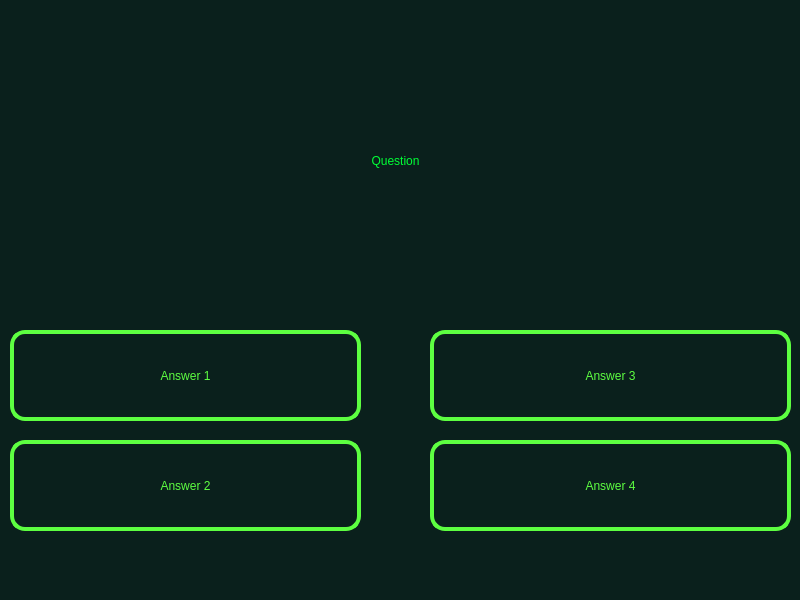
<?xml version="1.0" encoding="UTF-8"?>
<ui version="4.0">
 <class>MainWindow</class>
 <widget class="QMainWindow" name="MainWindow">
  <property name="geometry">
   <rect>
    <x>0</x>
    <y>0</y>
    <width>800</width>
    <height>600</height>
   </rect>
  </property>
  <property name="windowTitle">
   <string>MainWindow</string>
  </property>
  <property name="styleSheet">
   <string notr="true">background-color: rgb(10, 32, 28);</string>
  </property>
  <widget class="QWidget" name="centralwidget">
   <widget class="QLabel" name="question">
    <property name="geometry">
     <rect>
      <x>10</x>
      <y>120</y>
      <width>771</width>
      <height>81</height>
     </rect>
    </property>
    <property name="styleSheet">
     <string notr="true">font: 50pt &quot;BoyzRGross&quot;;
color: rgb(0, 255, 53);</string>
    </property>
    <property name="text">
     <string>Question</string>
    </property>
    <property name="alignment">
     <set>Qt::AlignCenter</set>
    </property>
   </widget>
   <widget class="QPushButton" name="answer1">
    <property name="geometry">
     <rect>
      <x>10</x>
      <y>330</y>
      <width>351</width>
      <height>91</height>
     </rect>
    </property>
    <property name="styleSheet">
     <string notr="true">background-color: rgba(255, 255, 255, 0);
color: rgb(93, 255, 65);
font: 24pt &quot;.AppleSystemUIFont&quot;;
border-radius: 15%;
border: 4px solid rgb(93, 255, 65);</string>
    </property>
    <property name="text">
     <string>Answer 1</string>
    </property>
   </widget>
   <widget class="QPushButton" name="answer2">
    <property name="geometry">
     <rect>
      <x>10</x>
      <y>440</y>
      <width>351</width>
      <height>91</height>
     </rect>
    </property>
    <property name="styleSheet">
     <string notr="true">background-color: rgba(255, 255, 255, 0);
color: rgb(93, 255, 65);
font: 24pt &quot;.AppleSystemUIFont&quot;;
border-radius: 15%;
border: 4px solid rgb(93, 255, 65);</string>
    </property>
    <property name="text">
     <string>Answer 2</string>
    </property>
   </widget>
   <widget class="QPushButton" name="answer4">
    <property name="geometry">
     <rect>
      <x>430</x>
      <y>440</y>
      <width>361</width>
      <height>91</height>
     </rect>
    </property>
    <property name="styleSheet">
     <string notr="true">background-color: rgba(255, 255, 255, 0);
color: rgb(93, 255, 65);
font: 24pt &quot;.AppleSystemUIFont&quot;;
border-radius: 15%;
border: 4px solid rgb(93, 255, 65);</string>
    </property>
    <property name="text">
     <string>Answer 4</string>
    </property>
   </widget>
   <widget class="QPushButton" name="answer3">
    <property name="geometry">
     <rect>
      <x>430</x>
      <y>330</y>
      <width>361</width>
      <height>91</height>
     </rect>
    </property>
    <property name="styleSheet">
     <string notr="true">background-color: rgba(255, 255, 255, 0);
color: rgb(93, 255, 65);
font: 24pt &quot;.AppleSystemUIFont&quot;;
border-radius: 15%;
border: 4px solid rgb(93, 255, 65);</string>
    </property>
    <property name="text">
     <string>Answer 3</string>
    </property>
   </widget>
  </widget>
  <widget class="QMenuBar" name="menubar">
   <property name="geometry">
    <rect>
     <x>0</x>
     <y>0</y>
     <width>800</width>
     <height>24</height>
    </rect>
   </property>
  </widget>
  <widget class="QStatusBar" name="statusbar"/>
 </widget>
 <resources/>
 <connections/>
</ui>
